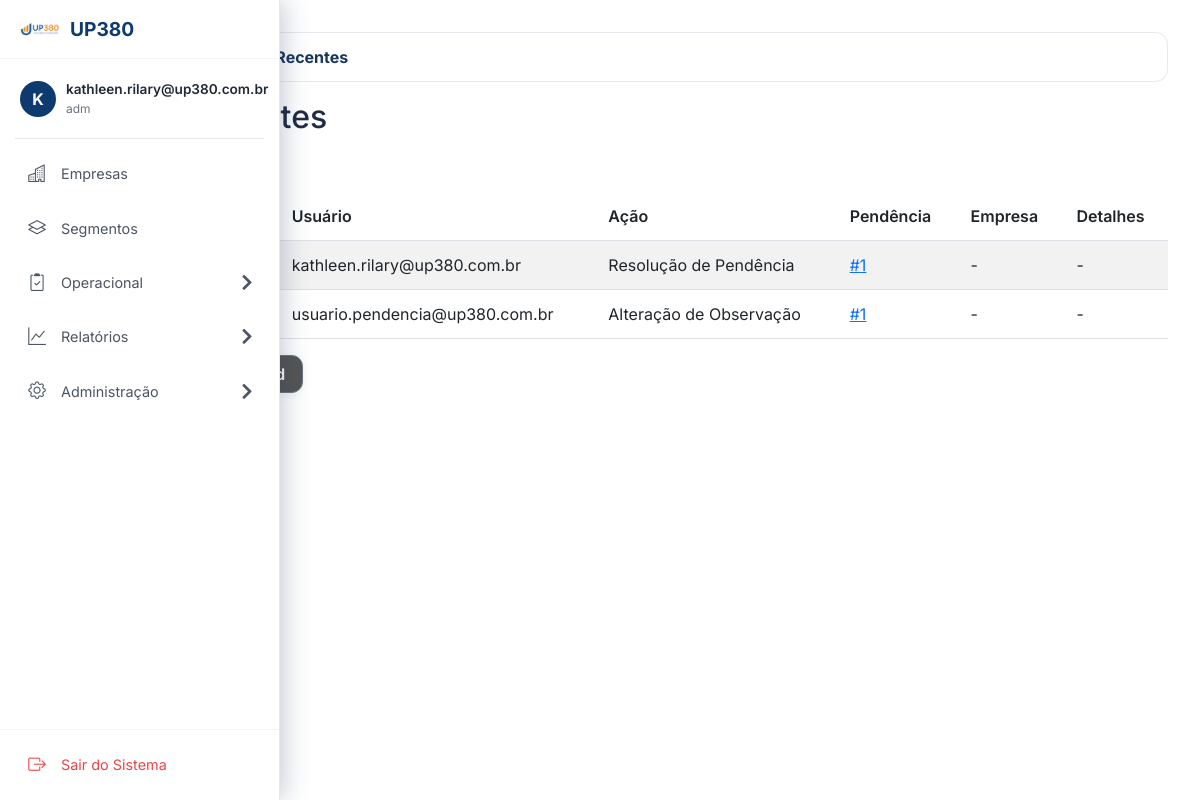
Page /logs_recentes (signed in) on the committed database.
### app/models/pendencia.py (models this page shows)
class LogAlteracao(db.Model):
    id = db.Column(db.Integer, primary_key=True)
    pendencia_id = db.Column(db.Integer, db.ForeignKey('pendencia.id'), nullable=False)
    usuario = db.Column(db.String(120), nullable=False)
    tipo_usuario = db.Column(db.String(50), nullable=False)
    data_hora = db.Column(db.DateTime, nullable=False)
    acao = db.Column(db.String(100), nullable=False)
    campo_alterado = db.Column(db.String(100))
    valor_anterior = db.Column(db.String(300))
    valor_novo = db.Column(db.String(300))

### app/routes/main.py (the view)
@main_bp.route('/logs_recentes')
@permissao_requerida('supervisor', 'adm', 'cliente_supervisor')
def logs_recentes():
    logs = LogAlteracao.query.order_by(LogAlteracao.data_hora.desc()).limit(50).all()
    return render_template('logs_recentes.html', logs=logs)

### app/routes/main.py (called while the page is built)
@main_bp.context_processor
def inject_globals():
    return {
        'iframe_clickup': iframe_clickup,
        'today_str': now_brazil().strftime('%Y-%m-%d'),
        'current_month': now_brazil().strftime('%Y-%m'),
        'now_brazil': now_brazil,
        'pode_atuar_como_operador': pode_atuar_como_operador,
        'pode_atuar_como_supervisor': pode_atuar_como_supervisor,
    }

### app/utils/helpers.py (called while the page is built)
def now_brazil():
    return datetime.now(BRAZIL_TZ)

### templates/logs_recentes.html (shortened to what this page needs)
{% extends 'base.html' %}
{% block content %}
<nav aria-label="breadcrumb">
  <ol class="breadcrumb">
    <li class="breadcrumb-item"><a href="/dashboard">Dashboard</a></li>
    <li class="breadcrumb-item active" aria-current="page">Logs Recentes</li>
  </ol>
</nav>
<h2>Logs Recentes</h2>
<a href="/exportar_logs_csv" class="btn btn-sm btn-outline-primary mb-3">Exportar CSV</a>
<div class="table-responsive">
  <table class="table table-striped table-hover">
    <thead>
      <tr>
        <th>Data/Hora</th>
        <th>Usuário</th>
        <th>Ação</th>
        <th>Pendência</th>
        <th>Empresa</th>
        <th>Detalhes</th>
      </tr>
    </thead>
    <tbody>
      {% for log in logs %}
      <tr {% if 'crítico' in log.acao.lower() or 'excluiu' in log.acao.lower() or 'status' in log.acao.lower() %}class="table-danger"{% endif %}>
        <td>{{ log.data_hora.strftime('%d/%m/%Y %H:%M') }}</td>
        <td>{{ log.usuario }}</td>
        <td>{{ log.acao }}</td>
        <td>
          {% if log.pendencia_id %}
            <a href="/ver_pendencia/{{ log.pendencia_id }}">#{{ log.pendencia_id }}</a>
          {% else %}-{% endif %}
        </td>
        <td>{{ log.empresa_nome or '-' }}</td>
        <td>{{ log.detalhes or '-' }}</td>
      </tr>
      {% endfor %}
    </tbody>
  </table>
</div>
<a href="/dashboard" class="btn btn-secondary mt-3">Voltar ao Dashboard</a>
{% endblock %}

### templates/base.html (shortened to what this page needs)
<!DOCTYPE html>
<html lang="pt-BR">
<head>
    <link href="https://cdn.jsdelivr.net/npm/bootstrap@5.3.0/dist/css/bootstrap.min.css" rel="stylesheet">
    <link rel="stylesheet" href="https://cdn.jsdelivr.net/npm/bootstrap-icons@1.11.0/font/bootstrap-icons.css">
    <link rel="stylesheet" href="{{ url_for('static', filename='up380.css') }}">
    <link rel="stylesheet" href="https://cdnjs.cloudflare.com/ajax/libs/font-awesome/5.15.4/css/all.min.css">
</head>
<body class="font-size-base" aria-label="Sistema de Gestão de Pendências" aria-live="polite">
    {% if session.get('usuario_id') or session.get('usuario_email') %}
    <aside class="sidebar" id="sidebar">
        <div class="sidebar-header">
            <img src="{{ url_for('static', filename='logoUP.png') }}" alt="Logo" style="width: 40px; height: auto;">
            <div class="sidebar-text" style="font-size: 1.2rem; font-weight: bold; color: #0e3b6f; margin-left: 10px;">
                UP380</div>
        </div>
        <div class="sidebar-content">
            <div class="sidebar-menu-wrapper">
                <div style="padding: 0 10px;">
                    <div class="sidebar-user-info">
                        <div class="user-avatar">
                            {{ session.get('usuario_email')[0]|upper if session.get('usuario_email') else '?' }}
                        </div>
                        <div class="user-details">
                            <span class="user-name">{{ session.get('usuario_email') }}</span>
                            <span class="user-role">{{ session.get('usuario_tipo')|default('Usuário') }}</span>
                        </div>
                    </div>
                </div>
                <div class="sidebar-divider"></div>
                <a href="{{ url_for('main.pre_dashboard') }}"
                    class="sidebar-item {{ 'active' if request.endpoint == 'main.pre_dashboard' else '' }}">
                    <i class="bi bi-buildings"></i>
                    <span class="sidebar-text">Empresas</span>
                </a>
                <a href="{{ url_for('main.listar_segmentos') }}"
                    class="sidebar-item {{ 'active' if request.endpoint == 'main.listar_segmentos' else '' }}">
                    <i class="bi bi-layers"></i>
                    <span class="sidebar-text">Segmentos</span>
                </a>
                {% if session.get('usuario_tipo') in ['adm', 'operador', 'supervisor'] %}
                <div class="sidebar-menu-group">
                    <button class="sidebar-item sidebar-menu-toggle" onclick="toggleSubmenu('operacionalSubmenu')">
                        <i class="bi bi-clipboard2-check"></i>
                        <span class="sidebar-text">Operacional</span>
                        <i class="fas fa-chevron-right sidebar-chevron" id="operacionalChevron"></i>
                    </button>
                </div>
                {% endif %}
                <div class="sidebar-menu-group">
                    <button class="sidebar-item sidebar-menu-toggle" onclick="toggleSubmenu('relatoriosSubmenu')">
                        <i class="bi bi-graph-up"></i>
                        <span class="sidebar-text">Relatórios</span>
                        <i class="fas fa-chevron-right sidebar-chevron" id="relatoriosChevron"></i>
                    </button>
                </div>
                {% if session.get('usuario_tipo') == 'adm' %}
                <div class="sidebar-menu-group">
                    <button class="sidebar-item sidebar-menu-toggle" onclick="toggleSubmenu('adminSubmenu')">
                        <i class="bi bi-gear"></i>
                        <span class="sidebar-text">Administração</span>
                        <i class="fas fa-chevron-right sidebar-chevron" id="adminChevron"></i>
                    </button>
                </div>
                {% endif %}
            </div>
            <div class="sidebar-footer">
                <a href="{{ url_for('auth.logout') }}" class="logout-btn">
                    <i class="bi bi-box-arrow-right"></i>
                    <span class="logout-text sidebar-text">Sair do Sistema</span>
                </a>
            </div>
        </div>
    </aside>
    {% endif %}
    <main
        class="main-content{% if not (session.get('usuario_id') or session.get('usuario_email')) %} no-sidebar{% endif %}"
        id="mainContent">
        {% block content %}{% endblock %}
    </main>
</body>
</html>

### static/up380.css (style rules this page uses)
:root { --up380-azul: #1B365D; --up380-azul-claro: #005bb5; --up380-cinza-claro: #F5F6FA; --up380-branco: #FFFFFF; --up380-preto: #222B45; --up380-verde: #008c6a; --up380-vermelho: #C82333; }
* { box-sizing: border-box; }
body, .card, .table, .form-control, .btn, .navbar, .breadcrumb { color: var(--up380-preto) !important; background-color: var(--up380-branco) !important; font-family: 'Inter', Arial, sans-serif; }
.btn-secondary, .btn-secondary:focus { background: #555 !important; color: #fff !important; }
.table { margin-bottom: 0; }
.table thead { background: var(--up380-azul-claro); color: var(--up380-branco); }
.table thead th { vertical-align: middle; padding: 12px 15px; font-weight: 600; line-height: 1.5; border: none; }
.table tbody td { vertical-align: middle; padding: 12px 15px; line-height: 1.5; border-top: 1px solid #dee2e6; }
.table-striped > tbody > tr:nth-of-type(odd) { background-color: #eaf1fb; }
.table-hover tbody tr { transition: background-color 0.2s ease; }
.btn { border-radius: 0.7rem; font-weight: 600; letter-spacing: 0.03em; transition: box-shadow 0.2s, background 0.2s; box-shadow: 0 2px 8px rgba(27,54,93,0.07); min-height: 38px; display: inline-flex; align-items: center; justify-content: center; padding: 8px 16px; gap: 8px; line-height: 1; }
.btn-sm { min-height: 32px; padding: 6px 12px; font-size: 0.875rem; }
.table-responsive { overflow-x: auto; }
.breadcrumb { background: rgba(27, 54, 93, 0.05); padding: 0.75rem 1.5rem; border-radius: 0.8rem; border: 1px solid rgba(27, 54, 93, 0.1); }
.breadcrumb-item a { color: #1976d2; text-decoration: none; font-weight: 600; transition: color 0.3s ease; }
.breadcrumb-item.active { font-weight: 700; color: #1B365D; }
@media (min-width: 769px) { .sidebar:not(.closed) { box-shadow: 4px 0 24px rgba(27, 54, 93, 0.25); } }

### templates/base.html (style rules this page uses)
body { font-family: 'Inter', Arial, sans-serif; margin: 0; padding: 0; overflow-x: hidden; background-color: #f8f9fa; }
.sidebar { position: fixed; left: 0; top: 0; height: 100vh; width: 70px; background: #ffffff; border-right: 1px solid #e5e7eb; box-shadow: 2px 0 10px rgba(0, 0, 0, 0.05); transition: width 0.3s ease, transform 0.3s ease; z-index: 1001; overflow: hidden; display: flex; flex-direction: column; }
.sidebar-content { padding: 0; height: 100%; display: flex; flex-direction: column; background: #ffffff; width: 100%; }
.sidebar-header { height: 64px; display: flex; align-items: center; justify-content: center; padding: 0; border-bottom: 1px solid #f3f4f6; overflow: hidden; white-space: nowrap; }
.sidebar-menu-wrapper { flex: 1; overflow-y: auto; overflow-x: hidden; padding: 10px 0; }
.sidebar-item { display: flex; align-items: center; padding: 12px 10px; color: #4b5563; text-decoration: none; transition: all 0.2s ease; position: relative; white-space: nowrap; border-radius: 8px; margin: 4px 10px; justify-content: center; cursor: pointer; background: transparent; border: none; width: calc(100% - 20px); }
.sidebar-item i, .sidebar-item>span:first-child:not(.sidebar-text) { font-size: 1.1rem; width: 24px; text-align: center; flex-shrink: 0; display: inline-block; }
.sidebar-text { margin-left: 12px; font-size: 0.9rem; opacity: 0; transition: opacity 0.2s ease; display: none; }
.sidebar-divider { height: 1px; background: #e5e7eb; margin: 10px 15px; }
.sidebar-chevron { margin-left: auto; font-size: 0.75rem; opacity: 0; display: none; }
.sidebar-user-info { display: flex; align-items: center; justify-content: center; gap: 10px; padding: 10px; }
.user-avatar { width: 36px; height: 36px; background: #0e3b6f; color: white; border-radius: 50%; display: flex; align-items: center; justify-content: center; font-weight: bold; flex-shrink: 0; }
.user-details { display: none; flex-direction: column; }
.user-name { font-size: 0.85rem; font-weight: 600; color: #1f2937; }
.user-role { font-size: 0.75rem; color: #6b7280; }
.main-content { margin-left: 70px; min-height: 100vh; transition: margin-left 0.3s ease; padding: 2rem; }
.sidebar-footer { margin-top: auto; padding: 10px; border-top: 1px solid #f3f4f6; }
.logout-btn { display: flex; align-items: center; padding: 12px 10px; color: #ef4444; text-decoration: none; transition: all 0.2s ease; border-radius: 8px; justify-content: center; white-space: nowrap; }
.logout-btn i { font-size: 1.1rem; width: 24px; text-align: center; flex-shrink: 0; display: inline-block; }

### rows in the picture
LogAlteracao: get "kathleen.rilary@up380.com.br", usuario "kathleen.rilary@up380.com.br", acao "Resolução de Pendência", pendencia_id "1", empresa_nome "-", detalhes "-"
LogAlteracao: usuario "usuario.pendencia@up380.com.br", acao "Alteração de Observação", pendencia_id "1", empresa_nome "-", detalhes "-"

### other values in the picture
{{ session.get('usuario_tipo')|default('Usuário') }} "adm"
